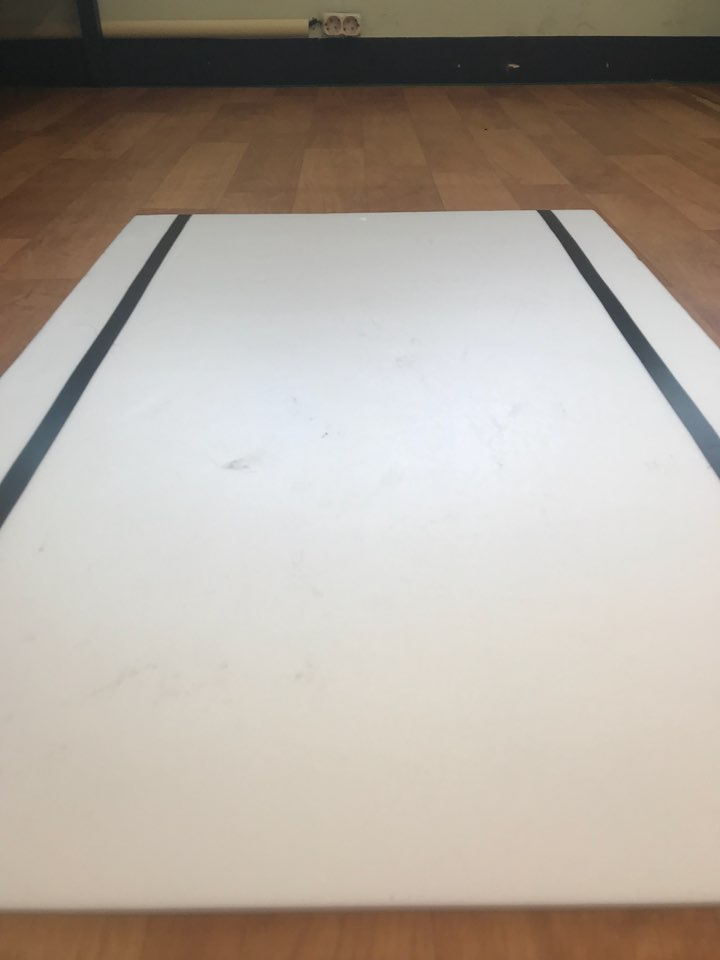
//> input picture Testcode/road.jpg, 720 x 960 px, given in place of the camera
$ ./line   (built with g++ and OpenCV 4)
//> lines starting //> are read from the running program, lines starting //| are printed output that depends on the picture; after the words box and inside, x2 and y2 are one past the last pixel; in counts of white or black regions, pixels touching at a corner belong together
#include <opencv2/opencv.hpp>
#include <iostream>
#include <opencv/cv.hpp>
#include <opencv2/highgui.hpp>
#include <math.h>
#include <stdio.h>

#define WIDTH 320
#define HEIGHT 240

using namespace cv;
using namespace std;

void morphology(Mat edge, Mat mor, int mask1, int mask2);
void roi(Mat frame, Mat img, int x1, int y1, int x2, int y2, int channel);
int hough(Mat frame, Mat img, vector<Vec2f> lines, int threshold, int t_point_x);
int colordetect(Mat frame, Mat hsv, int flag);
void steering(Mat frame, int angle);

int main()
{
	int64 t1, t2;

	int roi1_x1 = 40;
	int roi1_y1 = HEIGHT / 2 - 10;
	int roi1_x2 = WIDTH - 40;
	int roi1_y2 = HEIGHT;		//line

	int roi2_x1 = 40;
	int roi2_y1 = 60;
	int roi2_x2 = WIDTH - 40;
	int roi2_y2 = HEIGHT  / 2 + 10;		//traffic signal

	int hough_threshold = 30;
	int edge_down_th = 150;
	int edge_up_th = 250;

	//int mask1 = 40;
	//int mask2 = 25;
	int traffic_flag = 0;

	int t_point_x = 0;				// before steering angle

	VideoCapture video(0);

	video.set(CV_CAP_PROP_FORMAT, CV_8UC3);
	video.set(CV_CAP_PROP_FRAME_WIDTH, WIDTH);
	video.set(CV_CAP_PROP_FRAME_HEIGHT, HEIGHT);

	if (!video.isOpened()) {
		cerr << "Camera open failed!" << endl;
	}

	Mat frame, grayimg, edgeimg, blurimg, hsvimg, morimg;
	Rect rt1(roi1_x1,roi1_y1,roi1_x2-roi1_x1,roi1_y2-roi1_y1);
	Rect rt2(roi2_x1,roi2_y1,roi2_x2-roi2_x1,roi2_y2-roi2_y1);

	vector<Vec2f> lines;

	while(1)
	{
		t1 = getTickCount();

		video >> frame;
//> frame is the input picture: 960 rows x 720 cols, CV_8UC3; mean B, G, R 157.9, 167.7, 177

		cvtColor(frame, grayimg, CV_BGR2GRAY);		//transform grayscale
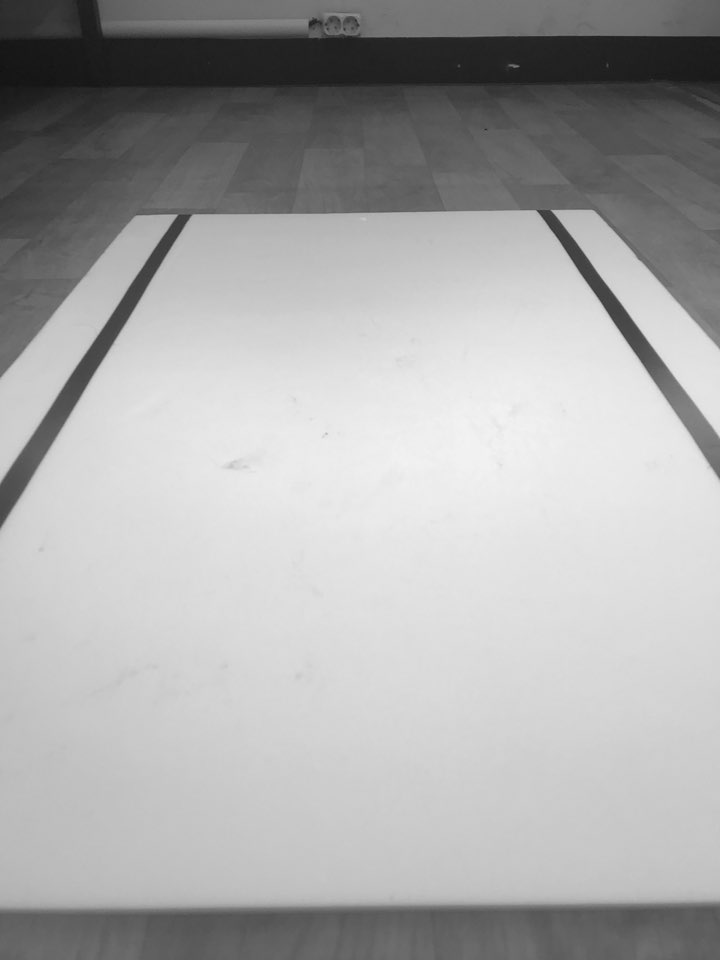
//> grayimg: 960 rows x 720 cols, CV_8UC1; min 16, max 243, mean 169.4
		cvtColor(frame, hsvimg, CV_BGR2HSV);		//transform hsv color space
//> hsvimg: 960 rows x 720 cols, CV_8UC3; mean H, S, V 38.9, 41.5, 178.6
		GaussianBlur(grayimg, blurimg, Size(3,3), 0, 0);
		Canny(blurimg, edgeimg, edge_down_th, edge_up_th);
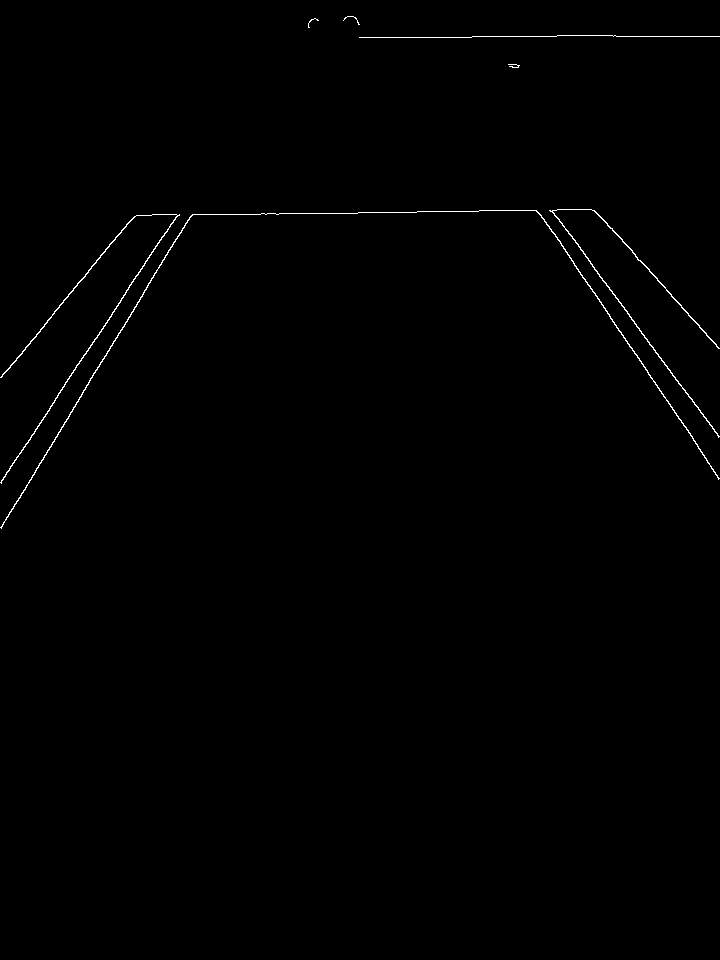
//> edgeimg: 960 rows x 720 cols, CV_8UC1; 0.46% white in thin lines or dots, all inside (x1, y1, x2, y2) = (0, 16, 720, 529)
		roi(frame, edgeimg, roi1_x1, roi1_y1, roi1_x2, roi1_y2, 1);
		roi(frame, hsvimg, roi2_x1, roi2_y1, roi2_x2, roi2_y2, 3);
		//morphology(edgeimg, morimg, mask1, mask2);
		t_point_x = hough(frame, edgeimg, lines, hough_threshold, t_point_x);
		//hough(frame, morimg, lines, hough_threshold);
		traffic_flag = colordetect(frame, hsvimg, traffic_flag);

		rectangle(frame, rt1, Scalar(100,155,50),2);		//line roi
		rectangle(frame, rt2, Scalar(200,55,50),2);		//traffic light roi

		t2 = getTickCount();
		cout << "It took " << (t2-t1)*1000/getTickFrequency() << " ms." << endl;

		imshow("frame", frame);
		imshow("edgeimg", edgeimg);
		imshow("hsvimg", hsvimg);

		int k = waitKey(1);
		if (k == 27) break;
	}
	return 0;
}

void morphology(Mat edge, Mat mor, int mask1, int mask2)
{
	Mat closeimg;

	int element_shape = MORPH_RECT;
	Mat element1 = getStructuringElement(element_shape, Size(mask1,mask1));
	Mat element2 = getStructuringElement(element_shape, Size(mask2,mask2));

	morphologyEx(edge, closeimg, MORPH_CLOSE, element1);
	erode(closeimg, mor, element2);
}

void roi(Mat frame, Mat img, int x1, int y1, int x2, int y2, int channel)
{
//> called with x1 = 40, y1 = 110, x2 = 280, y2 = 240, channel = 1
	Rect rt1(x1,y1,x2-x1,y2-y1);

	if (channel == 1)
	{
		for (int y=0; y<HEIGHT; y++){
			for (int x=0; x<WIDTH; x++){
				if (y>=y1 && y<=y2 && x>=x1 && x<=x2);
				else img.at<uchar>(y,x) = 0;
			}
		}
//> after the loop in roi (call 2), `for (int y=0; y<HEIGHT; y++)`: img: 960 rows x 720 cols, CV_8UC3; mean H, S, V 36.5, 34, 170.3
	}
	else if (channel == 3)
	{
		for (int y=0; y<HEIGHT; y++){
			for (int x=0; x<WIDTH; x++){
				if (y>=y1 && y<=y2 && x>=x1 && x<=x2);
				else
				{
					img.at<Vec3b>(y,x)[0] = 0;
					img.at<Vec3b>(y,x)[1] = 0;
					img.at<Vec3b>(y,x)[2] = 0;
				}
			}
		}
	}
}

int hough(Mat frame, Mat img, vector<Vec2f> lines, int threshold, int t_point_x)
{
//> called with threshold = 30, t_point_x = 0
	Point pt1, pt2;
	Point down_crosspoint, up_crosspoint, temppoint;

	float line_rho1[200] = {0,};
	float line_rho2[200] = {0,};
	float line_theta1[200] = {0,};
	float line_theta2[200] = {0,};
	int line_count1 = 0;
	int line_count2 = 0;
	int stop_count = 0;

	float rho = 0;
	float theta = 0;
	int length = 800;
	int offset = 50;
	float angle = 0;

	down_crosspoint.x = (int)WIDTH / 2;
	down_crosspoint.y = (int)HEIGHT - 10;

	HoughLines(img, lines, 1, CV_PI / 180, threshold, 0, 0);
//> lines = 144 lines (rho, theta), first 12: [273, 0.54], [-329, 2.55], [219, 1.55], [264, 0.58], [36, 1.57], [-324, 2.51], [-301, 2.41], [239, 0.68], [-312, 2.5], [45, 1.55], [268, 0.59], [277, 0.56]

	for (size_t i = 0; i < lines.size(); i++)
	{
		rho = lines[i][0], theta = lines[i][1];

		if (theta<=1.15 && theta >= 0) 				//right line
		{
			//printf("left line : %f\t %f\n", rho, theta);
			line_rho1[line_count1] = rho;
			line_theta1[line_count1] = theta;

			line_count1++;
			if (line_count1 >= 99)	line_count1 = 99;
		}

		else if (theta >= 2.0  && theta <= 3.14)	//left line
		{
			//printf("right line : %f\t %f\n", rho, theta);
			line_rho2[line_count2] = rho;
			line_theta2[line_count2] = theta;
			line_count2++;
			if (line_count2 >= 99) line_count2 = 99;
		}
		else if (theta >=1.4 && theta <= 1.6)
		{
			stop_count++;
		}
	}
//> this loop made 144 passes
//> (rho, theta) on passes 1 to 12: (273, 0.541), (-329, 2.55), (219, 1.55), (264, 0.576), (36, 1.57), (-324, 2.51), (-301, 2.41), (239, 0.681), (-312, 2.5), (45, 1.55), (268, 0.593), (277, 0.559)
//> after the loop, line_count1 = 49; line_rho2 = 200 values, max 0 at index 62, min -406 at index 61, mean -97.8; line_theta2 = 200 values, max 2.65 at index 61, min 0 at index 62, mean 0.774; line_count2 = 62; stop_count = 27

	if (line_count1 != 0 || line_count2 != 0)
	{
		rho = 0;
		theta = 0;

		if (line_count1 >= line_count2)
		{
			for (int i=0; i<line_count1; i++)
			{
				rho = rho + line_rho1[i];
				theta = theta + line_theta1[i];
			}

			for (int i =0; i<line_count2; i++)
			{
				rho = rho - line_rho2[i];
				theta = theta + 3 - line_theta2[i];
			}

			rho = rho / (line_count1+line_count2);
			theta = theta / (line_count1+line_count2);
		}
		else
		{

			for (int i=0; i<line_count1; i++)
			{
				rho = rho - line_rho1[i];
				theta = theta + 3 + line_theta1[i];
			}
//> this loop made 49 passes
//> (rho, theta) on passes 1 to 12: (-273, 3.54), (-537, 7.12), (-776, 10.8), (-1044, 14.39), (-1321, 17.95), (-1563, 21.65), (-1842, 25.21), (-2100, 28.76), (-2361, 32.32), (-2628, 35.85), (-2898, 39.37), (-3170, 42.98)
//> after the loop, rho = -12966; theta = 176.1

			for (int i=0; i<line_count2; i++)
			{
				rho = rho + line_rho2[i];
				theta = theta + line_theta2[i];
			}
//> this loop made 62 passes
//> (rho, theta) on passes 1 to 12: (-13295, 178.7), (-13619, 181.2), (-13920, 183.6), (-14232, 186.1), (-14545, 188.5), (-14862, 191), (-15181, 193.6), (-15523, 196.1), (-15814, 198.5), (-16153, 201.1), (-16452, 203.6), (-16785, 206.1)
//> after the loop, rho = -32525; theta = 330.8
			rho = rho / (line_count1+line_count2);
//> rho = -293
			theta = theta / (line_count1+line_count2);
//> theta = 2.98
		}
		//printf("final : %f\t %f\n", rho, theta);

		line_count1 = 0;
		line_count2 = 0;

		if (stop_count >= 8)
		{
			putText(frame, "STOP", Point(WIDTH/2-20, 30), 2, 1, Scalar(0,0,255));
			//stop motor
		}

		double a = cos(theta), b = sin(theta);
//> a = -0.987; b = 0.161
		double x = a*rho, y = b*rho;
//> x = 289.2; y = -47.04

		pt1.x = cvRound(x - length * (-b));
//> pt1 = Point(418, 0)
		pt1.y = cvRound(y - length * (a));
//> pt1 = Point(418, 743)
		pt2.x = cvRound(x + length * (-b));
//> pt2 = Point(161, 0)
		pt2.y = cvRound(y + length * (a));
//> pt2 = Point(161, -837)

		float gradient = (float)(pt2.y - pt1.y) / (float)(pt2.x - pt1.x);
//> gradient = 6.15
		float intercept = pt2.y - gradient * pt2.x;
//> intercept = -1826.8

		up_crosspoint.x = (int)(intercept / -gradient);
//> up_crosspoint = Point(297, 0)
		up_crosspoint.y = (int)(gradient * up_crosspoint.x + intercept);

		temppoint.y = (int)(HEIGHT / 2 + offset);
		temppoint.x = (int)(((float)(up_crosspoint.x-down_crosspoint.x)/(float)(up_crosspoint.y - down_crosspoint.y))*(float)(temppoint.y - down_crosspoint.y)+(float)down_crosspoint.x);
//> temppoint = Point(195, 170)

		angle = atan((float)(temppoint.x - down_crosspoint.x)/(float)(down_crosspoint.y - temppoint.y)) * 57.3;
//> angle = 30.26

		//printf("angle : %f\n", angle);

		// steering angle setting

		steering(frame, angle);
//> in steering, `putText(frame, text, Point(WIDTH/2+40, HEIGHT-10), 1, 1, Scalar(0,0,25..`: frame: 960 rows x 720 cols, CV_8UC3; mean B, G, R 157.8, 167.6, 177.1

		line(frame, down_crosspoint, temppoint, Scalar(0,0,0), 4, CV_AA);

		line(frame, pt1, pt2, Scalar(255,20,147), 2, CV_AA);  //detect line
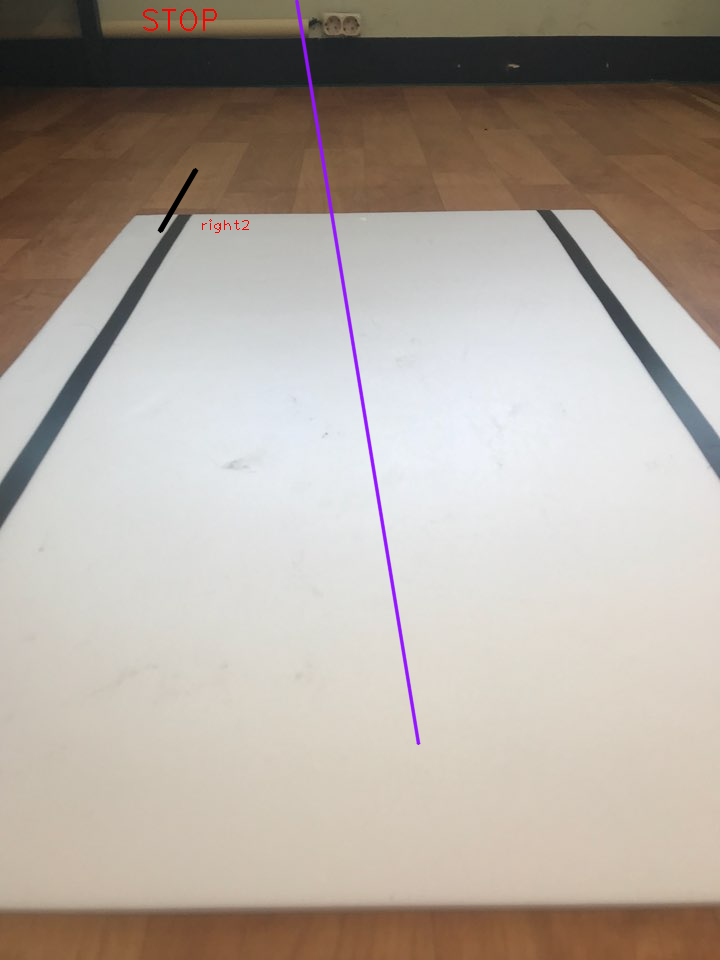
//> frame: 960 rows x 720 cols, CV_8UC3; mean B, G, R 158.1, 167, 176.8
//> in main, `t_point_x = hough(frame, edgeimg, lines, hough_threshold, t_point_x);`: t_point_x = 195

		return temppoint.x;
	}
	else
	{
		temppoint.y = (int)(HEIGHT / 2 + offset);
		temppoint.x = t_point_x;

		angle = atan((float)(temppoint.x - down_crosspoint.x)/(float)(down_crosspoint.y - temppoint.y)) * 57.3;

		steering(frame, angle);

		line(frame, down_crosspoint, temppoint, Scalar(0,0,0), 4, CV_AA);

		return t_point_x;
	}
}

int colordetect(Mat frame, Mat hsv, int flag)
{
//> called with flag = 0
	int max1 = 500, max2 = 500, max3 = 500;
	int left, top, width, height;
	int idx1 = 0, idx2 = 0, idx3 = 0;

	int LowH1 = 170, HighH1 = 179;			//red
	int LowH2 = 24, HighH2 = 33;			//yellow
	int LowH3 = 75, HighH3 = 85;			//green
	int LowS = 50, HighS = 255;
	int LowV = 30, HighV = 255;

	int traffic_threshold = 500;
	int tag = 0;

	Mat img_labels, stats, centroids;
	Mat img_binary1, img_binary2, img_binary3;

	int element_shape = MORPH_RECT;
	Mat element = getStructuringElement(element_shape, Size(5,5));

	inRange(hsv, Scalar(LowH1,LowS,LowV), Scalar(HighH1, HighS, HighV), img_binary1);
//> img_binary1: 960 rows x 720 cols, CV_8UC1; every value is 0
	inRange(hsv, Scalar(LowH2,LowS,LowV), Scalar(HighH2, HighS, HighV), img_binary2);
//> img_binary2: 960 rows x 720 cols, CV_8UC1; 1.1% white; 100 white regions (93 under 20 px), largest, box (x1, y1, x2, y2) and area: (624, 0, 720, 35) 3180, (320, 0, 496, 39) 2245, (496, 0, 578, 35) 1603
	inRange(hsv, Scalar(LowH3,LowS+50,LowV), Scalar(HighH3, HighS, HighV), img_binary3);

	morphologyEx(img_binary1, img_binary1, MORPH_CLOSE, element);
	morphologyEx(img_binary2, img_binary2, MORPH_CLOSE, element);
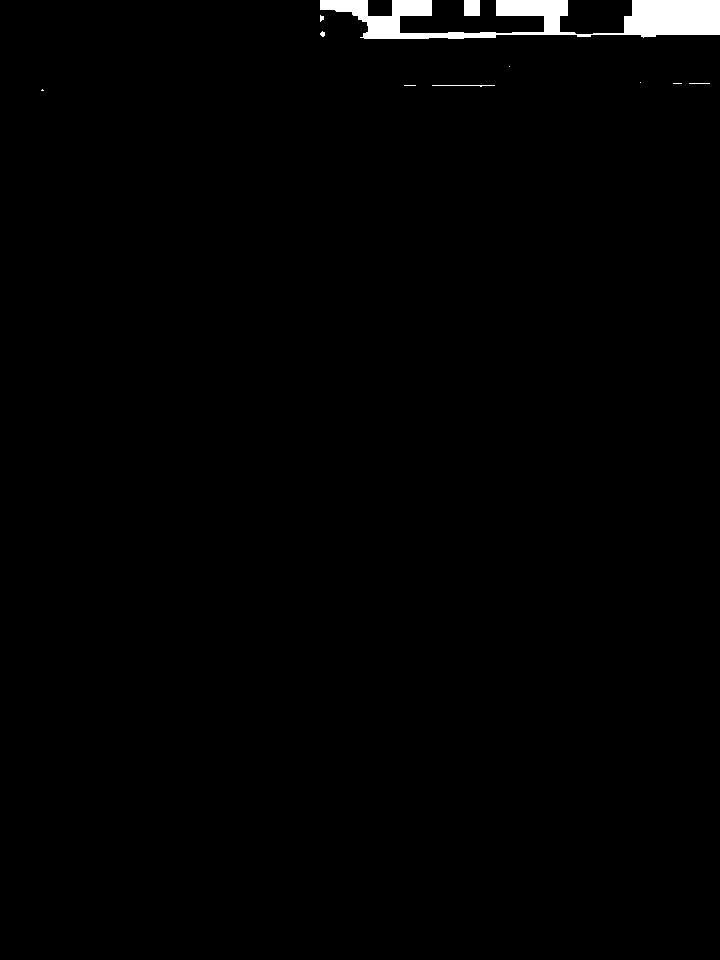
//> img_binary2: 960 rows x 720 cols, CV_8UC1; 1.2% white; 11 white regions (5 under 20 px), largest, box (x1, y1, x2, y2) and area: (320, 0, 720, 39) 7632, (464, 0, 480, 16) 256, (432, 85, 495, 87) 65, (320, 31, 325, 37) 21, (689, 83, 710, 84) 21, (320, 15, 324, 22) 20
	morphologyEx(img_binary3, img_binary3, MORPH_CLOSE, element);

////////////////////////////////////////////////////////////////////////////////////////////////////

	int numOfLables = connectedComponentsWithStats(img_binary1, img_labels, stats, centroids, 8, CV_32S);
//> img_labels: 960 rows x 720 cols, CV_32SC1; every value is 0
//> stats = [0, 0, 720, 960, 691200]; centroids = [359.5, 479.5]; numOfLables = 1

	for(int i = 1; i<numOfLables; i++)					//Red signal
	{
		int area = stats.at<int>(i, CC_STAT_AREA);
		if(max1 < area)
		{
			max1 = area;
			idx1 = i;
		}
	}
//> this loop made 0 passes
//> after the loop, max1 = 500; idx1 = 0
	left = stats.at<int>(idx1, CC_STAT_LEFT);
//> left = 0
	top = stats.at<int>(idx1, CC_STAT_TOP);
//> top = 0
	width = stats.at<int>(idx1, CC_STAT_WIDTH);
//> width = 720
	height = stats.at<int>(idx1, CC_STAT_HEIGHT);
//> height = 960
//> in main, `traffic_flag = colordetect(frame, hsvimg, traffic_flag);`: traffic_flag = 0
//> in main, `rectangle(frame, rt2, Scalar(200,55,50),2);`:
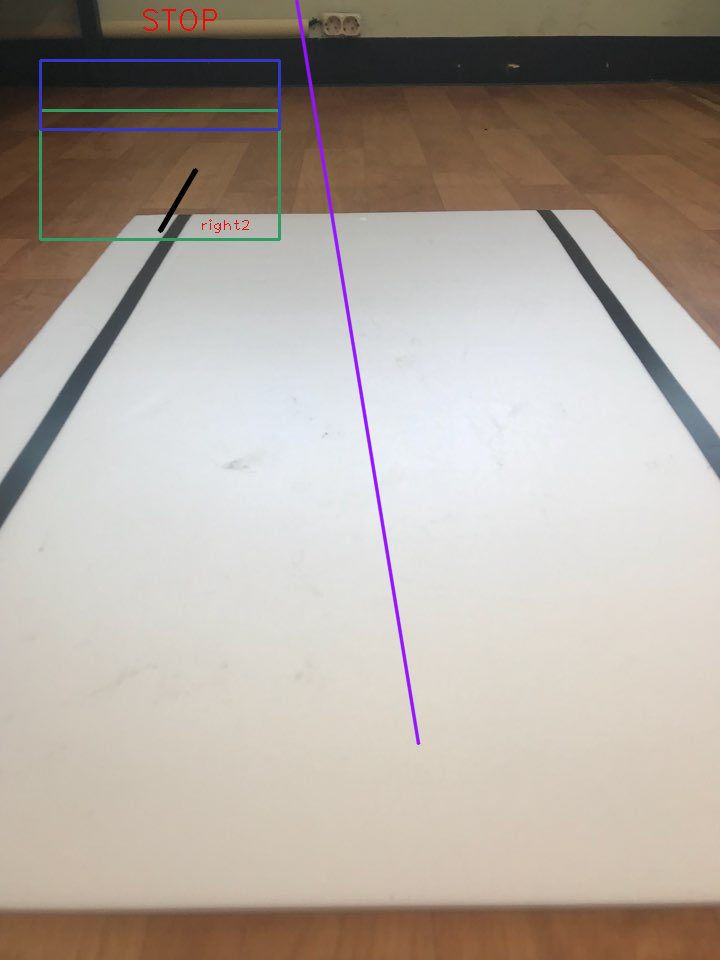
//> frame: 960 rows x 720 cols, CV_8UC3; mean B, G, R 158.6, 167.2, 176.6
//> in main, `imshow("hsvimg", hsvimg);`:
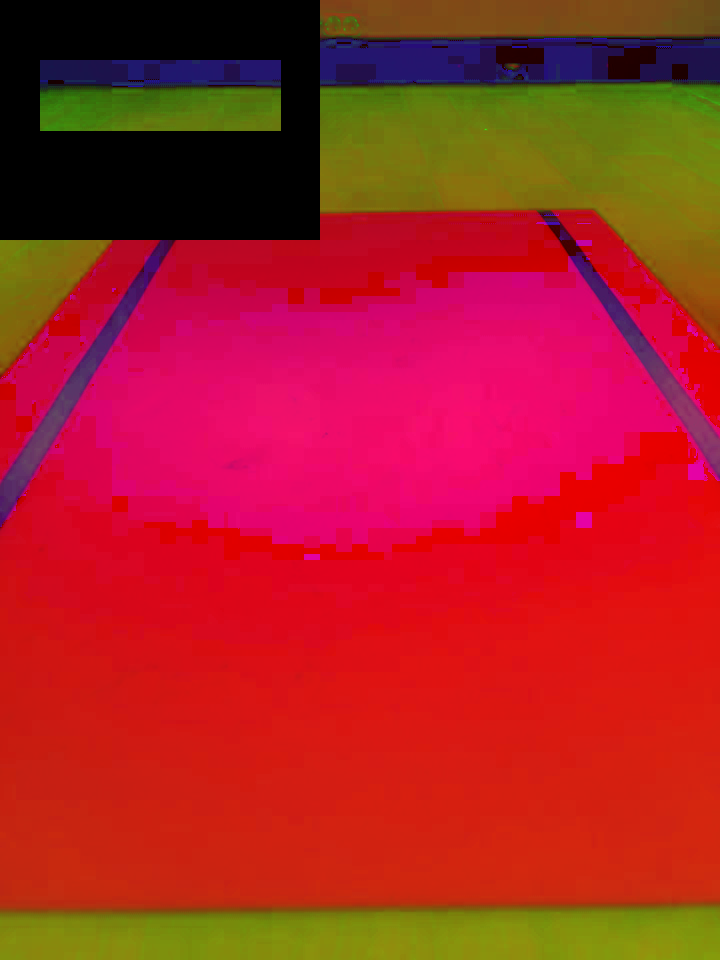
//> window 'hsvimg': 960 rows x 720 cols, CV_8UC3; mean B, G, R 36.5, 34, 170.3
//> the Esc key is pressed

	if (max1 > traffic_threshold)
	{
		putText(frame, "Red", Point(WIDTH/2+40, HEIGHT / 2 - 30), 1, 1, Scalar(0,0,255));
		rectangle(frame, Point(left, top), Point(left+width, top+height), Scalar(0,0,255), 2);
		flag++;
		tag = 1;
	}

////////////////////////////////////////////////////////////////////////////////////////////////////
	if (flag >= 10)
	{
		numOfLables = connectedComponentsWithStats(img_binary2, img_labels, stats, centroids, 8, CV_32S);

		for(int i = 1; i<numOfLables; i++)					//Yellow signal
		{
			int area = stats.at<int>(i, CC_STAT_AREA);
			if(max2 < area)
			{
				max2 = area;
				idx2 = i;
			}
		}

		left = stats.at<int>(idx2, CC_STAT_LEFT);
		top = stats.at<int>(idx2, CC_STAT_TOP);
		width = stats.at<int>(idx2, CC_STAT_WIDTH);


		if (max2 > traffic_threshold)
		{
			putText(frame, "Yellow", Point(WIDTH/2+40, HEIGHT / 2 - 30), 1, 1, Scalar(0,0,255));
			rectangle(frame, Point(left, top), Point(left+width, top+height), Scalar(0,255,255), 2);
		}

////////////////////////////////////////////////////////////////////////////////////////////////////

		numOfLables = connectedComponentsWithStats(img_binary3, img_labels, stats, centroids, 8, CV_32S);

		for(int i = 1; i<numOfLables; i++)					//Green signal
		{
			int area = stats.at<int>(i, CC_STAT_AREA);
			if(max3 < area)
			{
				max3 = area;
				idx3 = i;
			}
		}

		left = stats.at<int>(idx3, CC_STAT_LEFT);
		top = stats.at<int>(idx3, CC_STAT_TOP);
		width = stats.at<int>(idx3, CC_STAT_WIDTH);
		height = stats.at<int>(idx3, CC_STAT_HEIGHT);

		if (max3 > traffic_threshold)
		{
			putText(frame, "Green", Point(WIDTH/2+40, HEIGHT / 2 - 30), 1, 1, Scalar(0,0,255));
			rectangle(frame, Point(left, top), Point(left+width, top+height), Scalar(0,255,0), 2);
		}
	}
	else if (flag < 10 && tag == 0) flag = 0;

	//printf("flag = %d", flag);
	return flag;
}

void steering(Mat frame, int angle)
{
	string text;

	if (angle < -50)
	{
		text = "left3";
		putText(frame, text, Point(WIDTH/2+40, HEIGHT-10), 1, 1, Scalar(0,0,255));
	}
	else if (angle >= -50 && angle < -30)
	{
		text = "left2";
		putText(frame, text, Point(WIDTH/2+40, HEIGHT-10), 1, 1, Scalar(0,0,255));
	}
	else if (angle >=-30 && angle < -10)
	{
		text = "left1";
		putText(frame, text, Point(WIDTH/2+40, HEIGHT-10), 1, 1, Scalar(0,0,255));
	}
	else if (angle >= -10 && angle < 10)
	{
		text = "straight";
		putText(frame, text, Point(WIDTH/2+40, HEIGHT-10), 1, 1, Scalar(0,0,255));
	}
	else if (angle >= 10 && angle < 30)
	{
		text = "right1";
		putText(frame, text, Point(WIDTH/2+40, HEIGHT-10), 1, 1, Scalar(0,0,255));
	}
	else if (angle >= 30 && angle < 50)
	{
		text = "right2";
		putText(frame, text, Point(WIDTH/2+40, HEIGHT-10), 1, 1, Scalar(0,0,255));
	}
	else if (angle >= 50)
	{
		text = "right3";
		putText(frame, text, Point(WIDTH/2+40, HEIGHT-10), 1, 1, Scalar(0,0,255));
	}
}
